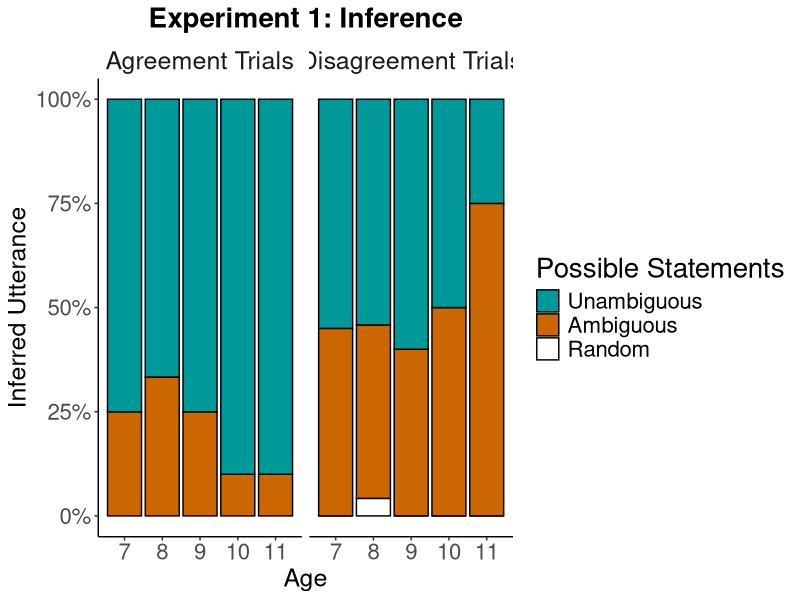
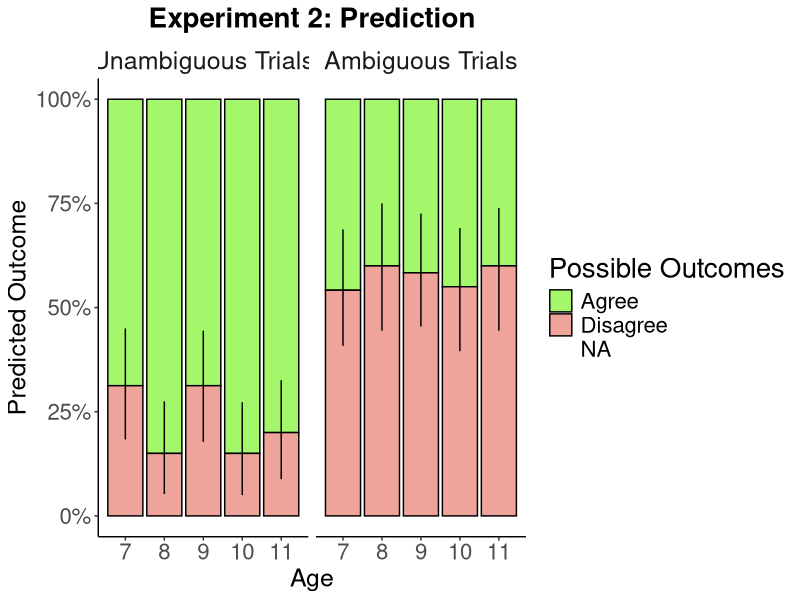
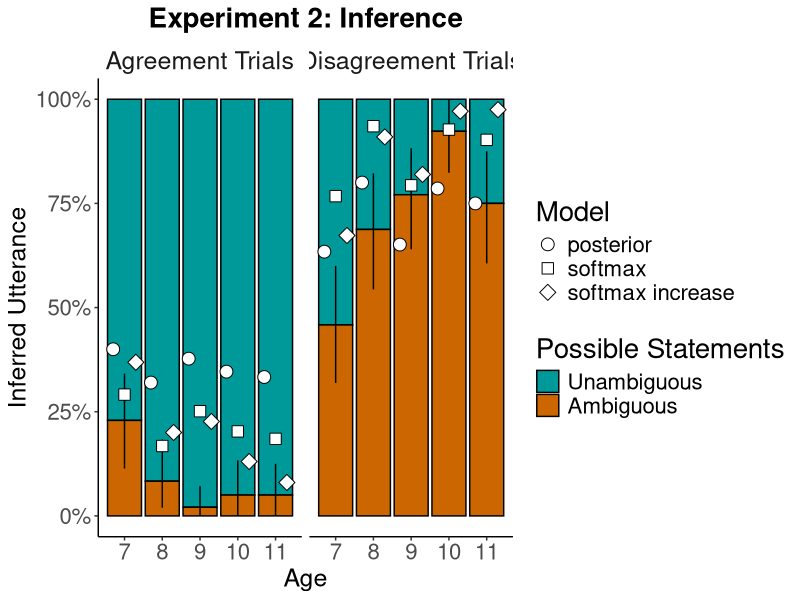
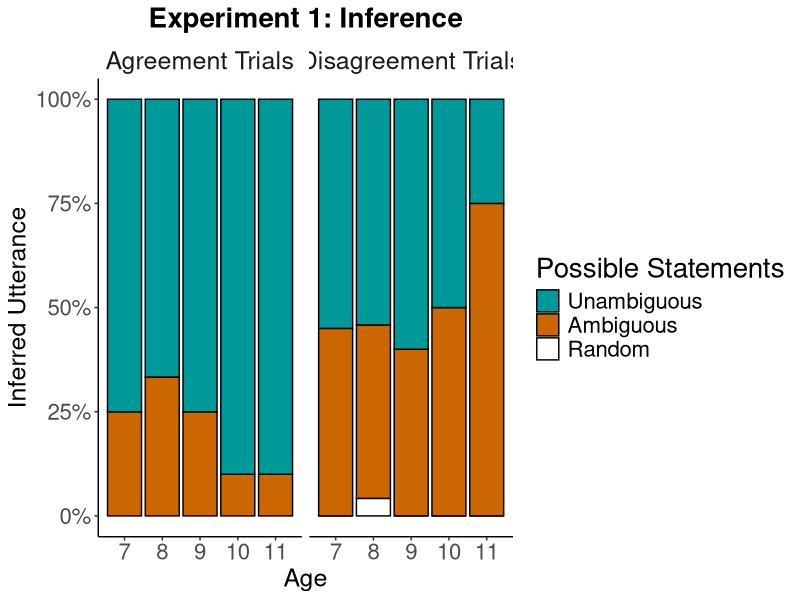
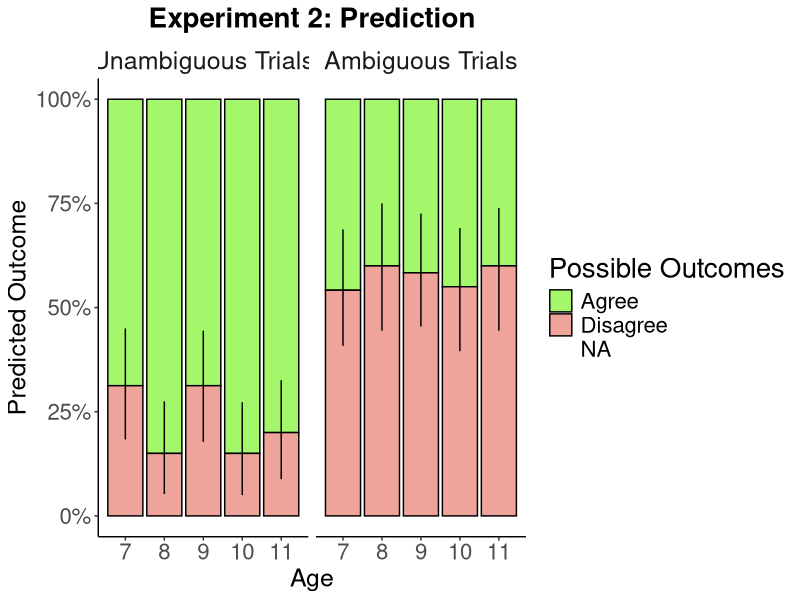
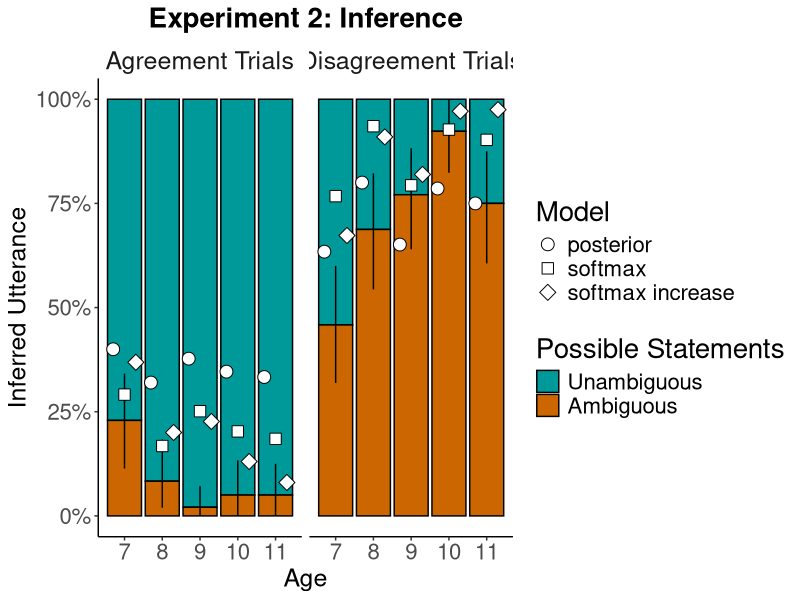

Here is the R script that generated these plots, in order:
## ---- chunk 1
library("lme4")        # for linear mixed effects models
library("rsample")     # for bootstrapping
library("xtable")      # for latex tables
library("kableExtra")  # for rmarkdown
library("knitr")       # for rmarkdown 
library("car")         # for hypothesis test
library("Metrics")     # for rmse
library("scales")      # for percentage plots
library("broom.mixed") # for model summaries
library("tidyverse")   # for everything else
## ---- chunk 2
# function for printing out html or latex tables 
print_table = function(data, format = "html", digits = 2){
  if(format == "html"){
    data %>% 
      kable(digits = digits) %>% 
      kable_styling()
  }else if(format == "latex"){
    data %>% 
      xtable(digits = digits,
             caption = "Caption",
             label = "tab:table") %>%
      print(include.rownames = F,
            booktabs = T,
            sanitize.colnames.function = identity,
            caption.placement = "top")
  }
}

# suppress grouping warning 
options(dplyr.summarise.inform = F)

# show figures at the end of code chunks
opts_chunk$set(comment = "",
               fig.show = "hold")

# regression function 
fun.regression = function(formula, data){
  results = glmer(formula = formula,
                  family = binomial,
                  data = data) 
  print(results)
  return(results)
}

# results table 
fun.table = function(results, type = "exploratory"){
  table = results %>% 
    tidy(conf.int = T) %>% 
    filter(effect == "fixed") %>% 
    select(-group)
  
  if (type == "exploratory"){
    table = table %>% 
      select(-c(p.value))
  }
  table %>% 
    print_table()
}
## ---- chunk 3
df.exp1 = read_csv("../data/data1_infer.csv") %>% 
  rename(trial_order = trial_order_dada)
## ---- chunk 4
results = fun.regression(
  formula = "ambiguous_yes ~ 1 + condition_disagree * story_order_wagon + (1 | participant)",
  data = df.exp1)

fun.table(results)
## ---- chunk 5
results = fun.regression(
  formula = "ambiguous_yes ~ 1 + condition_disagree * trial_order + (1 | participant)",
  data = df.exp1)

fun.table(results)
## ---- chunk 6
results = fun.regression(
  formula = "ambiguous_yes ~ 1 + condition_disagree * valence_neg + (1 | participant)",
  data = df.exp1)

fun.table(results)
## ---- chunk 7
results = fun.regression(
  formula = "ambiguous_yes ~ 1 + condition_disagree + (1 | participant)",
  data = df.exp1)

fun.table(results, type = "confirmatory")
## ---- chunk 8
results = fun.regression(
  formula = "unambiguous_yes ~ 1 + condition_disagree + (1 | participant)",
  data = df.exp1)

fun.table(results, type = "confirmatory")
linearHypothesis(results, "(Intercept) = -.69")
## ---- chunk 9
results = fun.regression(
  formula = "ambiguous_yes ~ 1 + condition_agree + (1 | participant)",
  data = df.exp1)

fun.table(results, type = "confirmatory")
linearHypothesis(results, "(Intercept) = -.69")
## ---- chunk 10
results = fun.regression(
  formula = "ambiguous_yes ~ 1 + condition_disagree * age_continuous + (1 | participant)",
  data = df.exp1)

fun.table(results)
## ---- chunk 11
# from 7 to 11 years 
for(i in 7:11){
  cat(str_c("Age = ", i, "\n\n"))
  results = fun.regression(
    formula = "ambiguous_yes ~ 1 + condition_disagree + (1 | participant)",
    data = df.exp1 %>% 
      filter(age_group == i))
}
## ---- chunk 12
# Data for Plot
df.plot = df.exp1 %>%
  group_by(condition_disagree) %>%
  count(age_group, selection) %>%
  complete(age_group, selection, fill = list(n = 0)) %>%
  mutate(selection = factor(selection,
                            levels = c("Unambiguous", "Ambiguous", "Random")),
         condition_disagree = factor(condition_disagree,
                                     levels = c(0, 1),
                                     labels = c("Agreement Trials",
                                                "Disagreement Trials")))

# Plot
ggplot(data = df.plot,
         mapping = aes(x = age_group,
                       y = n,
                       fill = selection)) +
  geom_bar(position = "fill",
           stat = "identity",
           color = "black") +
  facet_grid(cols = vars(condition_disagree)) +
  scale_fill_manual(values = c("#009999", "#CC6600", "white")) +
  scale_y_continuous(labels = scales::percent) +
  labs(x = "Age", 
       y = "Inferred Utterance",
       fill = "Possible Statements",
       title = "Experiment 1: Inference") + 
  theme_classic() +
  theme(plot.title = element_text(hjust = 0.5,
                                  size = 20,
                                  face = "bold"),
        strip.text = element_text(size = 18),
        strip.background = element_blank(),
        axis.title = element_text(size = 18),
        axis.text = element_text(size = 16),
        legend.title = element_text(size = 20),
        legend.text = element_text(size = 16),
        legend.position = "right") 

ggsave(file = "../figures/plots/exp1_figure.pdf",
       width = 12,
       height = 6)
## ---- chunk 13
df.exp2.predict = read_csv("../data/data2_predict.csv")
df.exp2.infer = read_csv("../data/data2_infer.csv") %>% 
  drop_na()
## ---- chunk 14
results = fun.regression(
  formula = "dis_yes ~ 1 + condition_amb * story_order_wagon + (1 | participant)",
  data = df.exp2.predict)

fun.table(results)
## ---- chunk 15
results = fun.regression(
  formula = "dis_yes ~ 1 + condition_amb*trial_order_auau + (1 | participant)",
  data = df.exp2.predict)

fun.table(results)  
## ---- chunk 16
results = fun.regression(
  formula = "dis_yes ~ 1 + condition_amb * valence_neg + (1 | participant)",
  data = df.exp2.predict)

fun.table(results)  
## ---- chunk 17
results = fun.regression(
  formula = "ambiguous_yes ~ 1 + condition_disagree * story_order_wagon + (1 | participant)",
  data = df.exp2.infer)

fun.table(results)  
## ---- chunk 18
results = fun.regression(
  formula = "ambiguous_yes ~ 1 + condition_disagree * trial_order_dada + (1 | participant)",
  data = df.exp2.infer)

fun.table(results)  
## ---- chunk 19
results = fun.regression(
  formula = "ambiguous_yes ~ 1 + condition_disagree * valence_neg + (1 | participant)",
  data = df.exp2.infer)

fun.table(results)  
## ---- chunk 20
results = fun.regression(
  formula = "dis_yes ~ 1 + condition_amb + (1 | participant)",
  data = df.exp2.predict)

prop.table(table(df.exp2.predict$condition_amb, df.exp2.predict$dis_yes),
           margin = 1)

fun.table(results, type = "confirmatory") 
## ---- chunk 21
results = fun.regression(
  formula = "ambiguous_yes ~ 1 + condition_disagree + (1 | participant)",
  data = df.exp2.infer)

prop.table(table(df.exp2.infer$condition_disagree, df.exp2.infer$ambiguous_yes), margin=1)

fun.table(results, type = "confirmatory") 
## ---- chunk 22
results = fun.regression(
  formula = "dis_yes ~ 1 + condition_amb * age_continuous + (1 | participant)",
  data = df.exp2.predict)

fun.table(results) 
## ---- chunk 23
results = fun.regression(
  formula = "ambiguous_yes ~ 1 + condition_disagree * age_continuous + (1 | participant)",
  data = df.exp2.infer)

fun.table(results) 
## ---- chunk 24
# from 7 to 11 years 
for(i in 7:11){
  cat(str_c("Age = ", i, "\n\n"))
  fun.regression(
    formula = "dis_yes ~ 1 + condition_amb + (1 | participant)",
    data = df.exp2.predict %>% 
      filter(age_group == i))
}
## ---- chunk 25
# from 7 to 11 years 
for(i in 7:11){
  cat(str_c("Age = ", i, "\n\n"))
  fun.regression(
    formula = "ambiguous_yes ~ 1 + condition_disagree + (1 | participant)",
    data = df.exp2.infer %>% 
      filter(age_group == i))
}
## ---- chunk 26
set.seed(1)

# number of bootstrap samples
n_bootstraps = 1000

df.prediction.boot = df.exp2.predict %>% 
  bootstraps(times = n_bootstraps,
             strata = age_group) %>% 
  mutate(prob = map(.x = splits,
                    .f = ~ .x %>% 
                      as_tibble() %>% 
                      count(age_group, condition_amb_c, dis_yes) %>%
                      complete(age_group, condition_amb_c, dis_yes,
                               fill = list(n = 0)) %>% 
                      group_by(age_group, condition_amb_c) %>% 
                      # compute probability
                      reframe(p = n/sum(n)) %>% 
                      arrange(age_group, condition_amb_c) %>% 
                      # keep only even rows
                      filter(row_number() %% 2 == 0))) %>% 
  unnest(prob) %>% 
  select(-splits) %>% 
  group_by(age_group, condition_amb_c) %>% 
  summarize(p_low = quantile(p, 0.025),
            p_high = quantile(p, 0.975)) %>% 
  ungroup()
## ---- chunk 27
set.seed(1)

# number of bootstrap samples
n_bootstraps = 1000

df.inference.boot = df.exp2.infer %>% 
  bootstraps(times = n_bootstraps,
             strata = age_group) %>% 
  mutate(prob = map(.x = splits,
                    .f = ~ .x %>% 
                      as_tibble() %>% 
                      count(age_group, condition_disagree_c, ambiguous_yes) %>% 
                      complete(age_group, condition_disagree_c, ambiguous_yes,
                               fill = list(n = 0)) %>% 
                      group_by(age_group, condition_disagree_c) %>% 
                      # compute probability
                      reframe(p = n/sum(n)) %>% 
                      arrange(age_group, condition_disagree_c) %>% 
                      # keep only even rows
                      filter(row_number() %% 2 == 0))) %>% 
  unnest(prob) %>% 
  select(-splits) %>% 
  group_by(age_group, condition_disagree_c) %>% 
  summarize(p_low = quantile(p, 0.025),
            p_high = quantile(p, 0.975)) %>% 
  ungroup()
## ---- chunk 28
df.exp2.predict.prob = df.exp2.predict %>% 
  count(age_group, condition_amb_c, dis_yes) %>% 
  group_by(age_group, condition_amb_c) %>% 
  mutate(probability = n/sum(n)) %>% 
  ungroup() %>% 
  mutate(utterance = str_remove_all(condition_amb_c, " Trials"),
         utterance = factor(utterance,
                            levels = c("Unambiguous", "Ambiguous")),
         agreement = factor(dis_yes,
                            levels = c(0, 1),
                            labels = c("agree", "disagree"))) %>% 
  select(-c(condition_amb_c, dis_yes, n)) %>% 
  relocate(probability, .after = last_col()) %>%
  arrange(age_group, utterance, agreement)
## ---- chunk 29
utterance_prior = c(0.5, 0.5)

df.inference = df.exp2.predict.prob %>% 
    group_by(agreement, age_group) %>% 
    mutate(prior = utterance_prior) %>% 
    mutate(posterior = probability * prior / 
               sum(probability * prior)) %>% 
    ungroup()

df.model.posterior = df.inference %>% 
    rename(condition = agreement) %>% 
    mutate(condition = factor(condition,
                              levels = c("agree", "disagree"),
                              labels = c("Agreement Trials", "Disagreement Trials"))) %>% 
    filter(utterance == "Ambiguous")
## ---- chunk 30
age = 7:11

softmax = function(vec, temp = 3) {
    out = exp(vec*temp) / sum(exp(vec*temp))
    return(out)
}

df.data = df.exp2.infer %>% 
    count(age_group, condition_disagree_c, ambiguous_yes) %>% 
    group_by(age_group, condition_disagree_c) %>% 
    reframe(p = n/sum(n)) %>% 
    filter(row_number() %% 2 == 0) %>% 
    rename(agreement = condition_disagree_c) %>% 
    mutate(agreement = ifelse(agreement == "Agreement Trials", "agree", "disagree"))

fit_softmax = function(beta){
    df.prediction = df.inference %>% 
        filter(age_group %in% age) %>%
        select(age_group, utterance, agreement, posterior) %>% 
        pivot_wider(names_from = utterance,
                    values_from = posterior) %>% 
        rowwise() %>% 
        mutate(Unambiguous_soft = softmax(c(Unambiguous, Ambiguous),
                                          temp = beta)[1],
               Ambiguous_soft = softmax(c(Unambiguous, Ambiguous),
                                        temp = beta)[2]) %>% 
        select(age_group, agreement, prediction = Ambiguous_soft)
    
    # compute loss as squared error
    loss = df.data %>% 
        filter(age_group %in% age) %>% 
        left_join(df.prediction) %>% 
        mutate(loss = (p-prediction)^2) %>% 
        pull(loss) %>% 
        sum()
    
    return(loss)
}

# find best fitting softmax parameter
fit = optim(par = 0, 
            fn = fit_softmax)

# use the best parameter
beta = fit[[1]]

# model with softmax 
df.model.softmax = df.inference %>% 
    select(age_group, utterance, agreement, posterior) %>% 
    pivot_wider(names_from = utterance,
                values_from = posterior) %>% 
    rowwise() %>% 
    mutate(Unambiguous_soft = softmax(c(Unambiguous, Ambiguous),
                                      temp = beta)[1],
           Ambiguous_soft = softmax(c(Unambiguous, Ambiguous),
                                    temp = beta)[2]) %>% 
    select(age_group, condition = agreement, posterior = Ambiguous_soft) %>% 
    mutate(condition = factor(condition,
                              levels = c("agree", "disagree"),
                              labels = c("Agreement Trials", "Disagreement Trials")))
## ---- chunk 31
i = 1
beta.age = numeric()
for (age in 7:11){
    beta.age[i] = optim(par = 0, 
                        fn = fit_softmax)[[1]]
    i = i + 1
}

df.model.softmax.separate = df.inference %>% 
    select(age_group, utterance, agreement, posterior) %>% 
    pivot_wider(names_from = utterance,
                values_from = posterior) %>% 
    group_by(age_group) %>% 
    nest() %>% 
    ungroup() %>% 
    mutate(beta = beta.age) %>% 
    mutate(data = map2(.x = data,
                       .y = beta,
                       .f = ~ .x %>% 
                           rowwise() %>% 
                           mutate(Unambiguous_soft = softmax(c(Unambiguous, Ambiguous),
                                                             temp = .y)[1],
                                  Ambiguous_soft = softmax(c(Unambiguous, Ambiguous),
                                                           temp = .y)[2]))) %>% 
    select(-beta) %>% 
    unnest(data) %>% 
    select(age_group, condition = agreement, posterior = Ambiguous_soft) %>% 
    mutate(condition = factor(condition,
                              levels = c("agree", "disagree"),
                              labels = c("Agreement Trials", "Disagreement Trials")))

## ---- chunk 32
df.beta.linear = tibble(softmax = beta.age) %>% 
    mutate(x = 1:n())

fit = lm(formula = softmax ~ 1 + x,
         data = df.beta.linear)

df.beta.linear = df.beta.linear %>% 
    mutate(prediction = predict(fit))


df.model.softmax.linear = df.inference %>% 
    select(age_group, utterance, agreement, posterior) %>% 
    pivot_wider(names_from = utterance,
                values_from = posterior) %>% 
    group_by(age_group) %>% 
    nest() %>% 
    ungroup() %>% 
    mutate(beta = df.beta.linear$prediction) %>% 
    mutate(data = map2(.x = data,
                       .y = beta,
                       .f = ~ .x %>% 
                           rowwise() %>% 
                           mutate(Unambiguous_soft = softmax(c(Unambiguous, Ambiguous),
                                                             temp = .y)[1],
                                  Ambiguous_soft = softmax(c(Unambiguous, Ambiguous),
                                                           temp = .y)[2]))) %>% 
    select(-beta) %>% 
    unnest(data) %>% 
    select(age_group, condition = agreement, posterior = Ambiguous_soft) %>% 
    mutate(condition = factor(condition,
                              levels = c("agree", "disagree"),
                              labels = c("Agreement Trials", "Disagreement Trials")))
## ---- chunk 33
df.model.posterior %>% 
    mutate(name = "posterior") %>% 
    select(-c(utterance, probability, prior)) %>% 
    bind_rows(df.model.softmax %>% 
                  mutate(name = "softmax")) %>% 
    bind_rows(df.model.softmax.linear %>% 
                  mutate(name = "softmax increase")) %>% 
    pivot_wider(names_from = name,
                values_from = posterior) %>% 
    left_join(df.data %>% 
                  mutate(condition = factor(agreement,
                                            levels = c("agree", "disagree"),
                                            labels = c("Agreement Trials",
                                                       "Disagreement Trials"))) %>% 
                  select(-agreement),
              by = c("age_group", "condition")) %>% 
    summarize(
        r_posterior = cor(p, posterior),
        r_softmax = cor(p, softmax),
        r_softmaxincrease = cor(p, `softmax increase`),
        rmse_posterior = rmse(p, posterior),
        rmse_softmax = rmse(p, softmax),
        rmse_softmaxincrease = rmse(p, `softmax increase`)) %>% 
    pivot_longer(cols = everything(),
                 names_to = c("index", "name"),
                 names_sep = "_") %>% 
    pivot_wider(names_from = index,
                values_from = value) %>% 
    print_table()
## ---- chunk 34
# data for plot 
df.plot = df.exp2.predict %>%
    group_by(condition_amb_c) %>%
    count(age_group, dis_yes) %>%
    complete(age_group, dis_yes,
             fill = list(n = 0)) %>%
    mutate(prediction = factor(dis_yes,
                               levels = c(0, 1),
                               labels = c("Agree", "Disagree"))) %>%
    mutate(condition_amb_c = factor(condition_amb_c,
                                  levels = c("Unambiguous Trials", "Ambiguous Trials"))) %>% 
  ungroup()

df.plot.boot <- df.prediction.boot %>% 
  mutate(condition_amb_c = factor(condition_amb_c,
                                  levels = c("Unambiguous Trials", "Ambiguous Trials")))

# plot
ggplot(data = df.plot,
       mapping = aes(x = age_group,
                     y = n,
                     fill = prediction)) +
  geom_bar(position = "fill",
           stat = "identity",
           color = "black") +
  geom_linerange(data = df.plot.boot,
                 mapping = aes(y = 1,
                               ymin = p_low,
                               ymax = p_high,
                               fill = NA,
                               x = age_group)) +
  facet_grid(cols = vars(condition_amb_c),
             scales = "free") +
  scale_fill_manual(values = c("#A4F76A", "#EEA49A")) +
  scale_y_continuous(labels = percent) +
  labs(x = "Age", 
       y = "Predicted Outcome",
       fill = "Possible Outcomes") + 
  ggtitle("Experiment 2: Prediction") +
  theme_classic() +
  theme(plot.title = element_text(hjust = 0.5, size = 20, face = "bold"),
        strip.text = element_text(size = 18),
        strip.background = element_blank(),
        axis.title = element_text(size = 18),
        axis.text = element_text(size = 16),
        legend.title = element_text(size = 20),
        legend.text = element_text(size = 16),
        legend.position = "right") 

ggsave(file = "../figures/plots/exp2_pred.pdf",
       width = 12,
       height = 6)
## ---- chunk 35
# Data for Inference Plot
df.plot.infer <- df.exp2.infer %>%
  filter(!is.na(ambiguous_yes)) %>%
  rename(condition = condition_disagree_c) %>% 
  mutate(condition = factor(condition, levels = c("Agreement Trials",
                                                  "Disagreement Trials"))) %>% 
  group_by(condition) %>%
  count(age_group, ambiguous_yes) %>%
  complete(age_group, ambiguous_yes, fill = list(n = 0)) %>%
  mutate(selection = factor(ambiguous_yes,
                            levels = c(0, 1),
                            labels = c("Unambiguous", "Ambiguous"))) %>% 
  ungroup()

# Models 
df.model = df.model.posterior %>% 
    mutate(name = "posterior") %>% 
    select(-c(utterance, probability, prior)) %>% 
    bind_rows(df.model.softmax %>% 
                  mutate(name = "softmax")) %>% 
    bind_rows(df.model.softmax.linear %>% 
                  mutate(name = "softmax increase"))

# Bootstrapped confidence intervals
df.inference.boot = df.inference.boot %>% 
  rename(condition = condition_disagree_c) %>% 
  mutate(condition = factor(condition, levels = c("Agreement Trials",
                                                  "Disagreement Trials"))) %>% 
  ungroup()
  

# Plot
ggplot(data = df.plot.infer,
       mapping = aes(x = age_group,
                     y = n,
                     fill = selection)) +
  geom_bar(position = "fill",
           stat = "identity",
           color = "black") +
  geom_linerange(data = df.inference.boot,
                 mapping = aes(y = 1,
                               ymin = p_low,
                               ymax = p_high,
                               fill = NA,
                               x = age_group)) +
  geom_point(data = df.model,
             mapping = aes(x = age_group,
                           y = posterior,
                           fill = NA,
                           shape = name,
                           group = name),
             position = position_dodge(width = 0.9), 
             size = 4,
             fill = "white",
             color = "black") + 
  facet_grid(cols = vars(condition),
             scales = "free") +
  scale_fill_manual(values = c(Unambiguous = "#009999", Ambiguous = "#CC6600"),
                    breaks = c("Unambiguous", "Ambiguous")) +
  scale_shape_manual(values = 21:23) +
  scale_y_continuous(labels = scales::percent) +
  labs(x = "Age", 
       y = "Inferred Utterance",
       fill = "Possible Statements",
       shape = "Model",
       title = "Experiment 2: Inference") + 
  theme_classic() +
  theme(plot.title = element_text(hjust = 0.5, size = 20, face = "bold"),
        strip.text = element_text(size = 18),
        strip.background = element_blank(),
        axis.title = element_text(size = 18),
        axis.text = element_text(size = 16),
        legend.title = element_text(size = 20),
        legend.text = element_text(size = 16),
        legend.position = "right") 

ggsave(str_c("../figures/plots/exp2_infer_models.pdf"),
       width = 12,
       height = 6)
